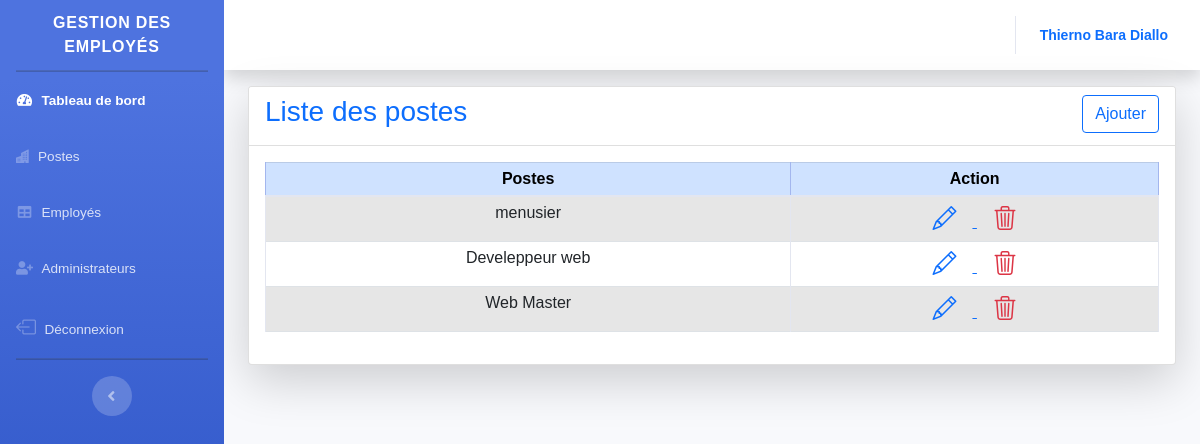
Screenshot of /?page=poste (signed in) with the database file from the repository.
### tables this page shows
CREATE TABLE `poste` (
  `id_poste` int(11) NOT NULL,
  `nom_poste` varchar(255) NOT NULL
);

### models/db.php (called while the page is built, shortened)
<?php
try {
    $connexion = new PDO("mysql:host=localhost;dbname=gestion_salaire", "root", "");
} catch (PDOException $e) {
    die("Erreur : " . $e->getMessage());
}
function getAllPostes()
{
    global $connexion;
    try {
        $request = $connexion->prepare("SELECT * FROM poste");
        $request->execute();
        return $request->fetchAll(PDO::FETCH_OBJ);
    } catch (PDOException $e) {
        die("Erreur : " . $e->getMessage());
    }
}

### views/poste.php (the view, shortened to what this page needs)
<div class="container mt-3">
    <div class="card shadow-lg">
        <div class="card-header bg-white">
            <div class="row">
                <div class="col-md-10">
                    <h3 class="text-primary">Liste des postes</h3>
                </div>
                <div class="col-md-2">
                    <a href="?page=poste&type=add" class="btn btn-outline-primary float-end">Ajouter</a>
                </div>
            </div>
        </div>
        <div class="card-body">
            <table id="poste" class="table table-striped table-bordered table-sm">
                <thead class="table-primary">
                    <tr class="text-center ">
                        <th>Postes</th>
                        <th>Action</th>
                    </tr>
                </thead>
                <tbody>
                    <?php foreach($postes as $poste): ?>
                    <tr>
                        <td> <?= $poste->nom_poste ?> </td>
                        <td>
                            <a href="?page=poste&type=edit&id=<?=$poste->id_poste?>" class="text-primary">
                                <i class="bi bi-pencil fs-4 me-3"></i>
                            </a>
                            <a href="?page=poste&delete=<?=$poste->id_poste?>" class="text-danger">
                                <i class="bi bi-trash3 fs-4 ms-3"></i>
                            </a>
                        </td>
                    </tr>
                    <?php endforeach; ?>
                </tbody>
            </table>
        </div>
    </div>

### assets/css/style.css (style rules this page uses)
* { margin: 0; padding: 0; outline: 0; }
html { scroll-behavior: smooth; }
body { background: #eee; font-family: 'Raleway', sans-serif; font-family: 'Roboto', sans-serif; font-family: 'Poppins', sans-serif; font-family: 'Rubik', sans-serif; }
td,tr { text-align: center; }

### rows the page displays
poste: nom_poste "menusier"
poste: nom_poste "Develeppeur web"
poste: nom_poste "Web Master"

### other values shown
$_SESSION["admin"]->prenom "Thierno Bara"
$_SESSION["admin"]->nom "Diallo"
